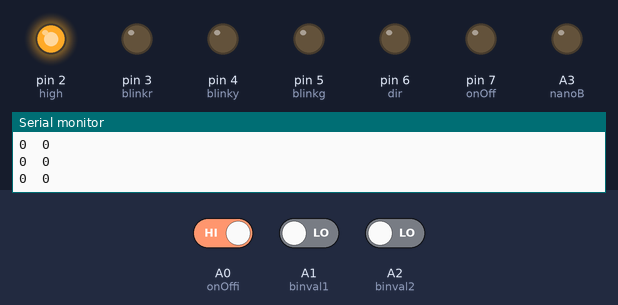
The sketch below on a simulated Arduino Uno, built with avr-gcc and run on an emulated ATmega328P. On the bench: output pins drawn as LEDs (lit = HIGH), the last lines printed to the serial monitor. Dashed ring = blinking. The inputs (shaded band) are chosen by the test bench; at power-on: A1 (binval1) LOW, A0 (onOffi) HIGH, A2 (binval2) LOW. Pins used as bus, display or sensor lines are not drawn.

Above: at 1.2 s.
1.3 s: A1 (binval1) driven HIGH
At 1.7 s:
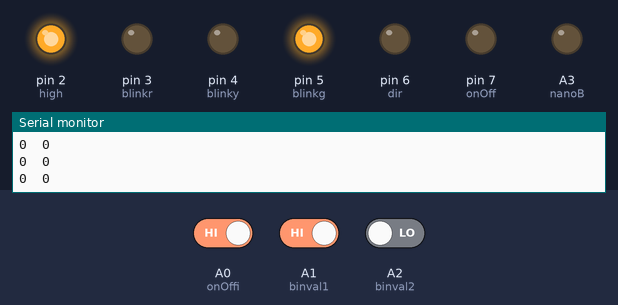
2.8 s: A0 (onOffi) driven LOW
At 2.99 s:
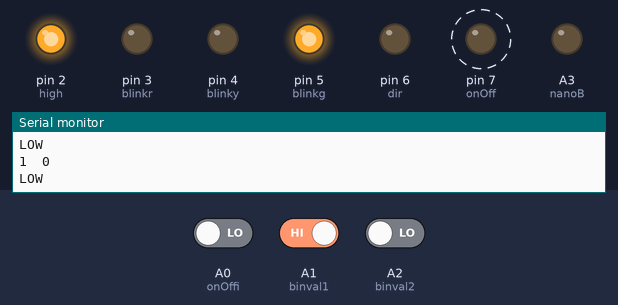
5.8 s: A2 (binval2) driven HIGH
At 6.4 s:
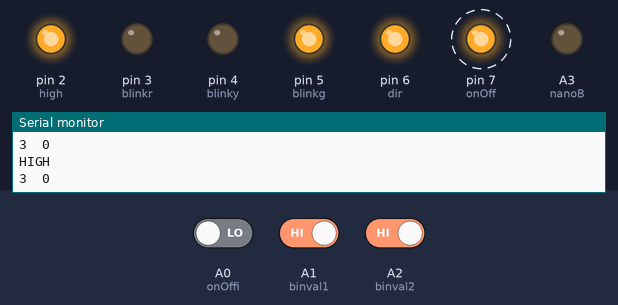
8.8 s: A0 (onOffi) driven HIGH
At 9.5 s:
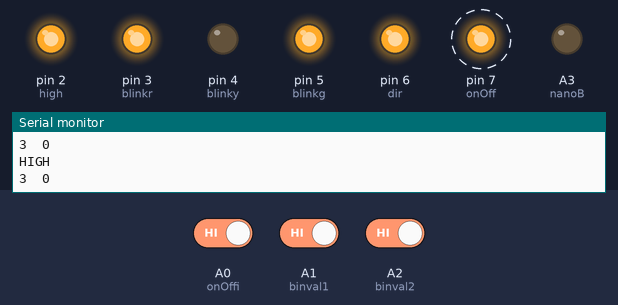
11.8 s: A1 (binval1) driven LOW
At 12.6 s:
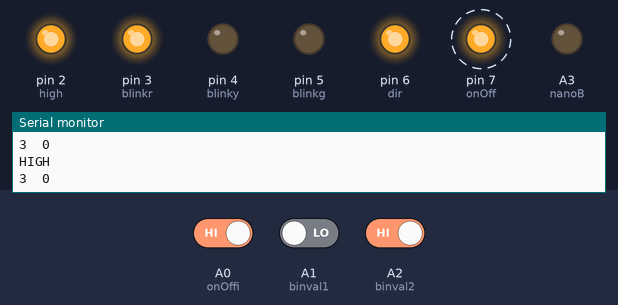
14.8 s: A2 (binval2) driven LOW
At 16.94 s:
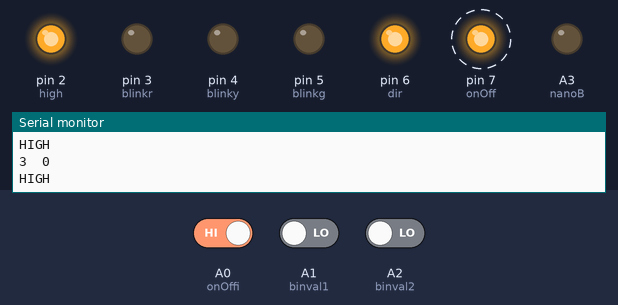
Timing chart, 0 to 18.8 s (numbered marks = the images above; inputs shaded):
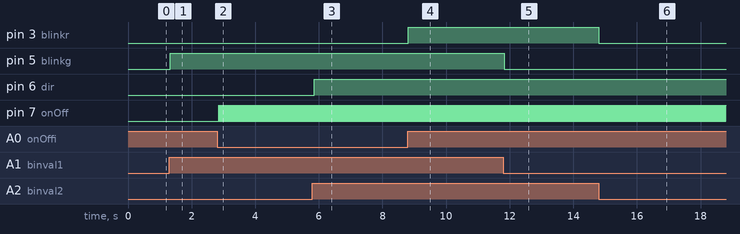

The sketch:

NanoS_CDR.ino
```cpp
 #include <SPI.h>
#include <MFRC522.h>

#define SS_PIN 10
#define RST_PIN 9

MFRC522 rfid(SS_PIN, RST_PIN);

MFRC522::MIFARE_Key key;

const int onOff = 7;
const int dir = 6;
const int sleep = 8;


//const int diri = 5; //Legacy I believe. Might beable to delete
const int high = 2;


const int onOffi = A0;//4; // BELT
const int binval1 = A1; // Binary value representing destination bin
const int binval2 = A2;

const int nanoB = A3; // Output that tells NanoB when to go on

const int blinkr = 3; //D3;
const int blinky = 4;   //D4;
const int blinkg = 5;   //D5;

byte uid[4];

byte uid0;
byte uid1;
byte uid2;
byte uid3;
byte uidL_Init[4];
byte uidL_Run[4];
byte store;

int pos;
int goPos0;
int prevPos;
//int goPos1;

int uidFlag;
int uidInitFlag;

int flag;

unsigned long timerSpin1 = 0;
unsigned long timerSpin2 = 0;
unsigned long timerCat1 = 0;
unsigned long timerCat2 = 0;
unsigned long bDelay = 15000.0;

void setup() {
  pinMode(high, OUTPUT);
  digitalWrite(high, HIGH);
  pinMode(onOff, OUTPUT);
  pinMode(dir, OUTPUT);
  pinMode(sleep, OUTPUT);
  digitalWrite(sleep,HIGH);
  digitalWrite(dir, LOW);


  // 3 Pi comm pins
  pinMode(onOffi, INPUT);
  pinMode(binval1, INPUT);
  pinMode(binval2, INPUT);

  // NanoB Control pin
  pinMode(nanoB, OUTPUT);


  //******************************pinMode(diri, INPUT);

  pinMode(blinkr, OUTPUT);
  pinMode(blinky, OUTPUT);
  pinMode(blinkg, OUTPUT);
  Serial.begin(9600);
  SPI.begin(); // Init SPI bus
  rfid.PCD_Init(SS_PIN, RST_PIN);
  uid0 = 0x62; //98 Red
  uid1 = 0x40; //64 Purple
  uid2 = 0xA0; //160 Orange
  uid3 = 0x63; //99 White
  uidL_Init[0] = uid0;
  uidL_Init[1] = uid1;
  uidL_Init[2] = uid2;
  uidL_Init[3] = uid3;

  uidInitFlag = 0;
  flag = 1;

  //goPos0 = 2;
  digitalWrite(nanoB, LOW);

}

void loop() {
  digitalWrite(nanoB, LOW);
  int binPos1 = digitalRead(binval1);
  int binPos2 = digitalRead(binval2);

  if(!(digitalRead(onOffi))){
    //prevPos = goPos0;
    if(goPos0 != (binPos2 * 2 + binPos1)){flag = 1;}
    goPos0 = binPos2 * 2 + binPos1;
  }else{
    //Turn on LEDS accordingly
    if(binPos1){
      digitalWrite(blinkg, HIGH);
    }else{
      digitalWrite(blinkg, LOW);
    }
    if(binPos2){
      digitalWrite(blinkr, HIGH);
    }else{
      digitalWrite(blinkr, LOW);
    }
  }

  /*Serial.print(prevPos);
  Serial.print(" : ");
  Serial.print(pos);
  Serial.print(" : ");
  Serial.println(goPos0);*/


  if(pos != prevPos && pos == goPos0 && flag){
    Serial.println("FLAG IN CONDITIONAL");
    digitalWrite(nanoB, HIGH);
    delay(10); // Vary time
    digitalWrite(nanoB, LOW);
    timerSpin1 = millis();
    flag = 0;
  }
  //}

   if( (millis() - timerSpin1) > bDelay && (millis() - timerCat1) > bDelay && !(digitalRead(onOffi))){
    Serial.println("FLAG IN CONDITIONAL");
    digitalWrite(nanoB, HIGH);
    delay(10); // Vary time
    digitalWrite(nanoB, LOW);
    //flag = 0;
    timerSpin1 = millis();
   }
  /*LED LOGIC*/

  if(rfid.PICC_IsNewCardPresent()){
    rfid.PICC_ReadCardSerial();

  for (byte i = 0; i < 4; i++) {
    uid[i] = rfid.uid.uidByte[i];
  }

  // Halt PICC
  rfid.PICC_HaltA();

  // Stop encryption on PCD
  rfid.PCD_StopCrypto1();
  }

  if(!uidInitFlag){
    int value;
    int adjust;
    for(int j = 0; j < 4; j++){
      if(uidL_Init[j] == *uid){
        value = j;
        }
      }
    for(int i = 0; i < 4; i++){
      adjust = i + value;
      if(adjust > 3){adjust -= 4;}
      uidL_Run[i] = uidL_Init[adjust];
      Serial.println(uidL_Run[0]);
      Serial.println(uidL_Run[1]);
      Serial.println(uidL_Run[2]);
      Serial.println(uidL_Run[3]);
      Serial.println(" ");
       }
    //Serial.println(value);
    uidInitFlag = 1;
    pos = 0;
    }

  Serial.print(goPos0);
  Serial.print("  ");
  Serial.println(pos);
  prevPos = pos;
  if(*uid != uidL_Run[pos]){
  for(int j = 0; j < 4; j++){
    if(uidL_Run[j] == *uid){
      pos = j;
      }
    }
  }

  if(pos == goPos0){
    digitalWrite(onOff, LOW);
    delay(1);
  }else{
     timerCat1 = millis();
     if((pos == 0 && goPos0 == 3) || ((pos - goPos0) == 1)){digitalWrite(dir, HIGH);
     Serial.println("HIGH");}
     else{digitalWrite(dir, LOW);
     Serial.println("LOW");
     }
        //Serial.println(goPos0);
        digitalWrite(onOff,HIGH);
        //delay(0.5);
        delay(15);
        digitalWrite(onOff,LOW);
        //delay(0.5);
        delay(1);
        //Serial.print("I");
         //}
      //digitalWrite(dir, HIGH);
  }

}
```

Measured:
- after the input at 1.3 s, pin 5 (blinkg): LOW → HIGH at once
- after the input at 2.8 s, pin 7 (onOff): alternates HIGH for 0.02 s and LOW for 0.03 s, starting after 0.05 s
- after the input at 5.8 s, pin 6 (dir): LOW → HIGH after 0.06 s
- after the input at 8.8 s, pin 3 (blinkr): LOW → HIGH at once
- after the input at 11.8 s, pin 5 (blinkg): HIGH → LOW at once
- after the input at 14.8 s, pin 3 (blinkr): HIGH → LOW at once
